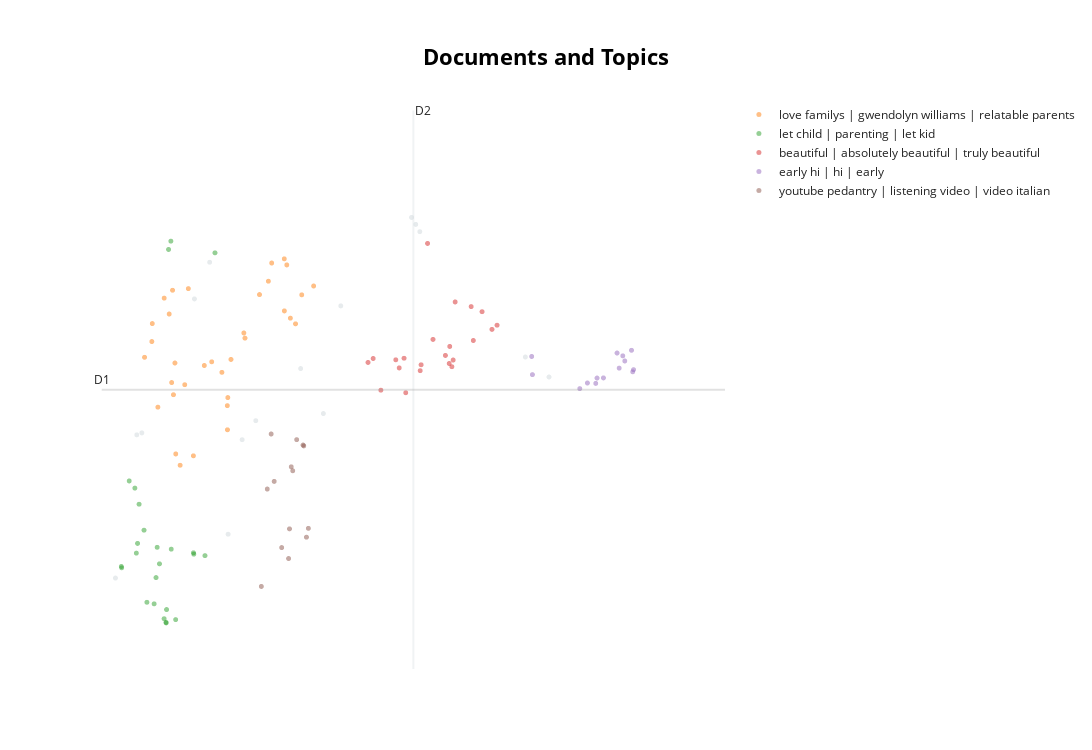

This figure's notebook cell:
### Markdown cell above
Although visualizing the documents in 2-dimensional gives an idea of their underlying structure, there is a risk involved.

Visualizing the documents in 2-dimensional space means that we have lost significant information since the original embeddings were more than 384 dimensions. Condensing all that information in 2 dimensions is simply not possible. In other words, it is merely an approximation, albeit quite an accurate one.

### Code cell
topic_model.visualize_documents(text, custom_labels=True, hide_annotations=True)

### Figure 1 — Plotly figure (JSON) as saved in the notebook; plotly's stock layout.template omitted (floating-point values rounded to 4 significant figures)
{"data": [{"hoverinfo": "text", "hovertext": ["what wisdom they have shared thank you", "accepted", "this is so powerful", "i wonder if either of them moved on relationship wise or even remarried and how that affected things id like to hear more", "yall powerful i appreciate yall", "amazing thankful to the wonderful parents for sharing their story i hope and pray people in these situations benefit from this ted talk this young king will benefit greatly because his patents have chosen to put him first", "iz9wd notthe waythey do it", "nice", "from the talk raising a black boy in a society that despises black joy blacks only seen has profitable or disposable i cant believe ted allowed a talk with such blatant spin on the modern world occasionally you get a good scientific one but lately its been neo liberal postmodern diatribes by yuppies or racist minorities", "they should have avoided divorce", "priceless as this example takes hold in the hearts and minds of the many the world will be changed thank you", "church of thought thats a common misconception or maybe yours or those your around are like that cuz most ppl with locs take care of them", "one of the best speech ive ever heard", "this is so powerful", "thus the present generation has been produced is anyone surprised", null], "marker": {"color": "#CFD8DC", "opacity": 0.5, "size": 5}, "mode": "markers+text", "name": "other", "showlegend": false, "type": "scattergl", "x": [1.54, 8.446, 6.6, 1.9, 6.668, 3.675, 5.043, 8.844, 3.128, 1.985, 2.872, 3.439, 5.337, 6.529, 3.905, 4.661], "y": [3.05, 4.964, 6.112, 4.29, 6.049, 4.248, 4.474, 4.791, 5.784, 4.307, 5.467, 3.43, 5.406, 6.172, 4.412, 4.864]}, {"hoverinfo": "text", "hovertext": ["ted talks are not as good as they used to be", "low key teared up when they did the affirmations black excellence personified", "be mother without control i want to see her when the boy be a teen", "the guy needs a haircut asap", "yes u do its time to see jessie", "i think its so wonderful how they are speaking to an audience but really to each other so its genuine and it makes their message so relatable", "why do theyboth talk like thiswhere they pauseat unnatural spots", "ted wouldnt it be lovely if we got to see the boy as a teen young adult and as a father as well", "parents need to watch this", "why couldnt i have had these two for my parents absolutely amazing", "dreds are unhygienic cute but nasty", "i cant take a guy with dreads and a detroit hat on on a ted talk seriously at all sorry", "its so cute how they all have dreds yall", "i left the house with out my charger cord or adult pampers some body please help if this phone doesnt stay charged", "so he will learn murder is cool", "had to be black people", "now this is a worthwhile ted talk i can appreciate their honesty openness in public and desire to love their child more than they evidently could one another although it sounds like they truly share a common love personally i think it a shame that for whatever reason none of our business what it is they cannot be a typical family however they stand as a positive example for parents in the 21st century that share the marriage and parenting experience of ebony roberts and shaka senghor may god bless and guide them and their son all together", "i could see him itchin for skittles the whole speech", "idk this talk is dilute watery weak with clear readingoffscript errors the race politics thrown in like a world against black joy is also ludacris ted needs higher quality material instead of these soapy operaey filler talks", "anoop dubey has to work on a", "luckily her mom didnt die like if you feel bad for shaka as a kid", "black love on display amazing for the world to see these parents are a role model for the world together in spirit for the child they created even tho not together as lovers i cant say enough about how this moved me thank you for allowing us on the magic", "ana sylvia hoppenbrouwers", "who else fell in love with this familys hair", "they are giving a speech you need to pause at certain times to give a speech", "felt like watching a dr phil episode", "goosebumps throughout this whole speech", "shes bomb but black folks give entertainment enjoy", "yes super cute how the murderers son dressed just like his dad", "the world does not dispise black joy", "how they both move close to eachother as they talk", "now these are 2 beautiful grown black adultsnot cardi b and offset lol", "gwendolyn williams it is refreshing to see a black family with a mother and a father despite them not being married in my life and the lives of those that i know such a trait is a rarity", "gwendolyn williams i havent committed any crimes i dont really understand your sentence could you please use correct grammar"], "marker": {"opacity": 0.5, "size": 5}, "mode": "markers+text", "name": "love familys | gwendolyn williams | relatable parents", "text": ["", "", "", "", "", "", "", "", "", "", "", "", "", "", "", "", "", "", "", "", "", "", "", "", "", "", "", "", "", "", "", "", "", ""], "textfont": {"size": 12}, "type": "scattergl", "x": [4.117, 2.503, 2.63, 3.434, 3.703, 4.574, 4.487, 3.723, 3.427, 2.518, 3.162, 3.967, 3.038, 2.854, 3.425, 2.362, 2.256, 4.385, 4.173, 4.427, 2.556, 2.487, 2.161, 2.708, 4.679, 3.487, 4.879, 2.446, 3.334, 2.768, 4.387, 2.542, 2.154, 2.031], "y": [5.62, 5.542, 4.027, 4.612, 5.172, 5.251, 5.3, 5.127, 4.334, 4.637, 4.922, 5.504, 4.89, 4.108, 4.543, 5.474, 4.53, 5.814, 5.777, 5.761, 4.124, 4.742, 5.253, 4.724, 5.502, 4.943, 5.578, 5.336, 4.831, 5.556, 5.363, 4.912, 5.097, 4.961]}, {"hoverinfo": "text", "hovertext": ["i repeated so many times your wrong way your own grapes your own food i choose my apprentices in my own way which has nothing to do with you blacks apparently since you cant be reasonable by book wrote by myself there is no co can be done cant it be more obvious", "my sons father and i had an on again off again abusive relationship it was difficult to say the least when we split up after 65 years in a lot of ways i still have love for him but we were always better friends than we were in a relationship it does make our current relationships hard at times but as we tell our son the one thing we all agree on is that we love our little boy our son has four parents doesnt have any memory of what it was like before for him its always been that way always will be we get looks comments all the time from people who dont understand how we coparent we even call each other mom dad in public a child can never have too many people who love him during my pregnancy thats what i wished for i want him to have more love more friends family than he knows what to do with this wasnt the future we had imagined while waiting for our baby to arrive but for as long as we keep love in our hearts so shall it be", "these parents set an amazing example of not just coparenting but on being a good parent in generalamazing talk", "two min in and im wishing all women would think this way 50 50 parenting support ill stop there or ill rant", "i dont disagree but with limits a child bounding about in a supermarket as she allows could do serious harm to a little toddler or an elderly person let alone heavy products in the aisles that could fall and crush them she almost had me but then it almost felt like lazy parenting", "love them who you have all that matters is love", "you make so much as a parent only by not talking bad about the other parent with your kid my parents can have opinions about each other and that affects my perception very much but luckily they never trashed each other because that must feel like you cant count on your parents or as if you had no one to trust", "i totally agree with your comment if they let the kid be free spirit at anything why do they pick clothes for him for school etc you cant just let kid running in mall first of all child can be abducted by predator second it can cause harm to someone in the shop or himself i cant remember the movie or tv series but there was this kid that parents let him do whatever he wants to do because hes a free spirit and it turned out to be a little spoiled brat that no one liked and this mantra they gave at the end like whaaat you know a lie repeated 100 times becomes a true if he repeats himself or parents tell him that hes awesome smart genius uberhuman hes gonna start to believe it and think that he already is the greatest so he doesnt need to achieve anything more in life sad but i hope the boy will achieve great things in life not repeating his parents mistakes and having a straight thinking", "its so good to see that there are others with the same mindset this is the message i preach to the father of my sons but he does not have the ability as yet to look beyond that which he knows and the unfamiliarity of my concept to his person causes me to wonder if he is resilient to see things differently my heart is firmed in the belief that making changes makes the difference", "this is true sometimes things happen that arent positive but out of every negative thing that happens there is a seed of opportunity for growth and change i am happy these people were able to put their differences aside and were able to do whats best for the child i am going through something similar however i dont want to be enemies with the mother of my children i will always love her and respect her for everything she gave me", "wow delete my comment you disappoint me as well first dont waste your time of course others your magic only works on the animal level which is like humans could be grown like tarzan as well moreover when it comes to adversaries or allies blacks asked national reparation for slavery while ignoring their ancient ancestors were alpha males who dominated the entire land of africa which was the reason why others walked out of africa by risking their lives and built their homes on other continents and became other races second i never said your magic works how could ianybody make anything based on a wrongfalse thing see you have no clear thought of what you are doing and what others saying not to mention that nobody has the responsibility to meet your expectation let alone your expectation was only a onesided imagination that only exists in your dream third easy come easy go your laziness fluke mind and to speculate advantage by trickery can only waste your time stealing others results doesnt mean you really gain what you stole let alone what you stole has nothing to do with the thing you wanted forth you have no clear thought about what you are doing which isnt a problem can be fixed by one or two magics the hard way is the only way roman was not built in one day", "we honor each others role in sekyus life i love that statement respect comes before love always blessings to this family", "address the abuse u address the problem", "this is incredibly helpful for people who suffer from coparenting", "i would have loved to coparent with my exwife unfortunately the b did me dirty in the divorce and somehow got it to where i couldnt have my daughter for visitation until she could talk when she was 4 years old so she could say what was wrong with her like me my mother and my grandmother had no clue on how to raise a child after that relationship was broken it never mended my daughter will be 23 this year and i havent actually talked to her since she was 15 her mother convinced her i only wanted her when it was convenient and she hasnt matured enough to realize how much bullshit her mother fed her however she had no problem calling me in february and asking for 4000 so she could move to connecticut with her younger sister", "surely coparenting means parenting", "why are we quiet in supermarkets it is not a library where people need silence to focus so why do we have to be quiet in supermarkets because everyone does it so we should all do it have you been to an asian market it is teeming with hustle and bustle and chaos fully grown adults are screaming haggling laughing running bumping into each other is this behavior strange is this behavior wrong so why should we teach a child that it is wrong to express themselves there is something to be learned about respect this is true but maybe the child will learn to respect people in other ways in their life and not from a scolding in a supermarket", "that was very inspiring and agreed with a lot they said but didnt agree that you just let a child do exactly what they want when they want the supermarket being a strong point i just didnt agree with this statement is it ok to let your child still eat with their hands like an animal so they couldnt use a fork when their older theres elements where you cant just let a child do what they want when they want the supermarket comment i found very strange your educating youre child how to behave in society et cetera just struggled with that statement if thats her view on a supermarket then apply that to everything else in life just doesnt work that way", "my ex isnt about equality i digress", "respect and sympathy are the keys for building a better relationship", "thats the magic power of our kids that can change ourselves only in front of this power you can endure anything and give up all your needs", "this is exactly what i told my ex i wanted if we ever split he was never mature enough to handle something like this our daughter is now 24 and i always wonder how different her life would have been had we coparented like this", "yes preach it", "odw i understand what you mean i agree the best we can do as parents is guide our children to have the greatest understanding of what is right in their own hearts to nurture that innocent heart at the center of the childs being to give them the clearest understanding of the world we ourselves created as a community of people among people to remain strongspirited in the crowd of naysayers children are innocent and will go astray without a well defined path for them to choose as they form and reach for their goals", "a child cannot have too many people who love them the best environment a child can have is parents who respect each other and not to forget that a child learns more from what the parents are than what they teach"], "marker": {"opacity": 0.5, "size": 5}, "mode": "markers+text", "name": "let child | parenting | let kid", "text": ["", "", "", "", "", "", "", "", "", "", "", "", "", "", "", "", "", "", "", "", "", "", "", "", ""], "textfont": {"size": 12}, "type": "scattergl", "x": [2.436, 2.244, 2.855, 1.913, 2.361, 2.022, 2.481, 2.392, 2.225, 2.282, 2.475, 1.64, 1.893, 3.049, 1.868, 2.861, 2.555, 2.395, 1.939, 1.646, 2.071, 1.773, 3.217, 2.193, 2.402], "y": [5.895, 3.316, 3.269, 3.35, 2.698, 3.464, 3.3, 2.666, 3.054, 3.173, 5.966, 3.15, 3.266, 3.244, 3.829, 3.257, 2.69, 2.662, 3.689, 3.139, 2.84, 3.891, 5.865, 2.827, 2.777]}, {"hoverinfo": "text", "hovertext": ["disagree", "amazing", "beautiful", "you are beautiful what a beautiful writer", "just amazing", "thank you for being brave enough to be authentic your example as two individuals united is beautiful he is a very fortunate little boy be safe peace", "good job baby", "thanks for liking my comment have a wonderful day", "excellent message and talk comes across very genuine thank you", "absolutely beautiful", "powerful amazing", "wow sir", "you sound so sweet awesome just give them the aspirations in full swing love is passion love is kind love always protects love always saves", "the best", "this is truly beautiful and a lot of take homes for someone raising a queen just embarking on this coparenting journey i can and will do better thank you x", "thats a gorgeous woman wed have to just work that out lort lol", "wow", "beautiful", "thank you", "that was so beautiful thank you ted", "im not crying youre crying the ending is beautiful", "love this"], "marker": {"opacity": 0.5, "size": 5}, "mode": "markers+text", "name": "beautiful | absolutely beautiful | truly beautiful", "text": ["", "", "", "", "", "", "", "", "", "", "", "", "", "", "", "", "", "", "", "", "", ""], "textfont": {"size": 12}, "type": "scattergl", "x": [7.717, 7.569, 7.229, 6.321, 7.263, 6.012, 7.172, 6.89, 5.882, 6.69, 6.798, 7.883, 5.795, 7.533, 6.263, 6.402, 7.969, 7.163, 7.099, 6.674, 6.431, 7.208], "y": [5.356, 5.107, 4.938, 4.869, 5.44, 4.676, 5.055, 5.116, 4.951, 4.896, 5.947, 5.203, 4.917, 5.4, 4.939, 4.953, 5.239, 4.907, 4.977, 4.845, 4.654, 4.88]}, {"hoverinfo": "text", "hovertext": ["yeet", "9aco", "", "hi first", "hi", "early", "detroit 10 minutes away from 14 and mound", "ㅠ", "", "awesome", "", "first", "", "yes"], "marker": {"opacity": 0.5, "size": 5}, "mode": "markers+text", "name": "early hi | hi | early", "text": ["", "", "", "", "", "", "", "", "", "", "", "", "", ""], "textfont": {"size": 12}, "type": "scattergl", "x": [9.99, 8.552, 10.27, 9.632, 9.761, 9.491, 9.363, 10.25, 10.03, 8.564, 10.09, 9.653, 10.23, 10.12], "y": [4.998, 4.968, 4.854, 4.735, 4.783, 4.739, 4.69, 4.836, 4.867, 4.811, 4.974, 4.781, 5.022, 4.929]}, {"hoverinfo": "text", "hovertext": ["cant it be more obvious than your incoherent post yes", "its the way theyre counted and validated by the system happens often on low view counts", "indeed that is the part i didnt like if theyd left that out it wouldve been great", "youtube has been around for decades and folk like you still think youve found something profound because you cbf doing homework about how the two stats are incremented", "i admire both of you youre a good example for being a good parents lovely watching and listening your video from the top of italian mountain", "no i genuinely dont understand it i dont want to assume what it means", "yeah very crucial video for todays generation of parentsvery informativethumps up beings", "wach my videosthey will put a smile", "stocc lol you think you are going to win an argument on youtube through pedantry now thats cute", "because theyre doing this for clout 100 guarantee they dont actually do the positive things they claim", "ive just made my comment with kinda summaries that angle", "beast mode is just there so he wont get fined", "3 likes 0 views", "yeah you are right guys"], "marker": {"opacity": 0.5, "size": 5}, "mode": "markers+text", "name": "youtube pedantry | listening video | video italian", "text": ["", "", "", "", "", "", "", "", "", "", "", "", "", ""], "textfont": {"size": 12}, "type": "scattergl", "x": [4.473, 4.215, 4.758, 4.502, 4.594, 4.341, 4.164, 4.701, 4.527, 4.098, 4.791, 3.998, 4.713, 4.458], "y": [3.476, 3.887, 3.404, 4.013, 4.248, 3.314, 4.297, 4.201, 3.979, 3.82, 3.481, 2.977, 4.194, 3.219]}], "layout": {"annotations": [{"showarrow": false, "text": "D1", "x": 1.309, "y": 4.68, "yshift": 10}, {"showarrow": false, "text": "D2", "x": 6.559, "xshift": 10, "y": 7.098}], "height": 750, "shapes": [{"line": {"color": "#CFD8DC", "width": 2}, "type": "line", "x0": 6.559, "x1": 6.559, "y0": 2.263, "y1": 7.098}, {"line": {"color": "#9E9E9E", "width": 2}, "type": "line", "x0": 1.309, "x1": 11.81, "y0": 4.68, "y1": 4.68}], "title": {"font": {"color": "Black", "size": 22}, "text": "<b>Documents and Topics</b>", "x": 0.5, "xanchor": "center", "yanchor": "top"}, "width": 1200, "xaxis": {"visible": false}, "yaxis": {"visible": false}}}
